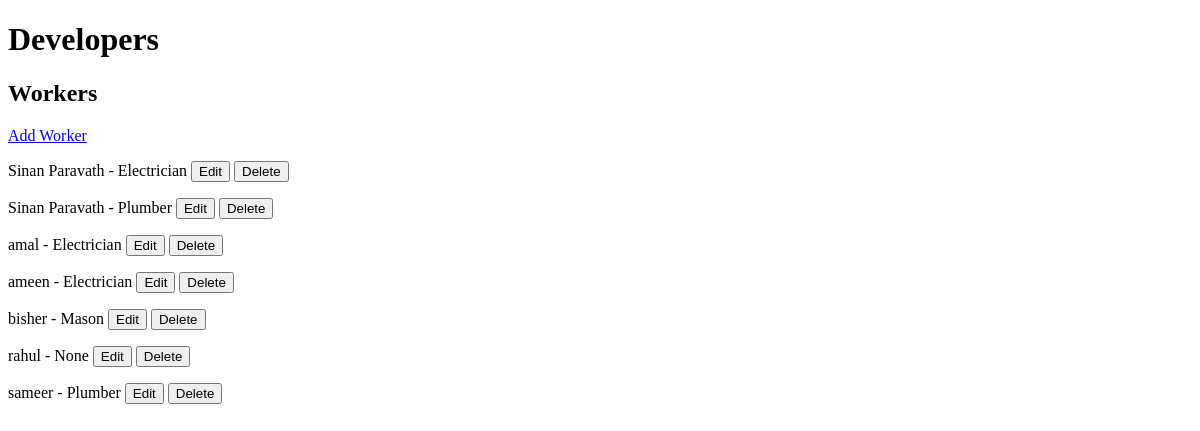
/workers/, run on an earlier commit of the app's database.
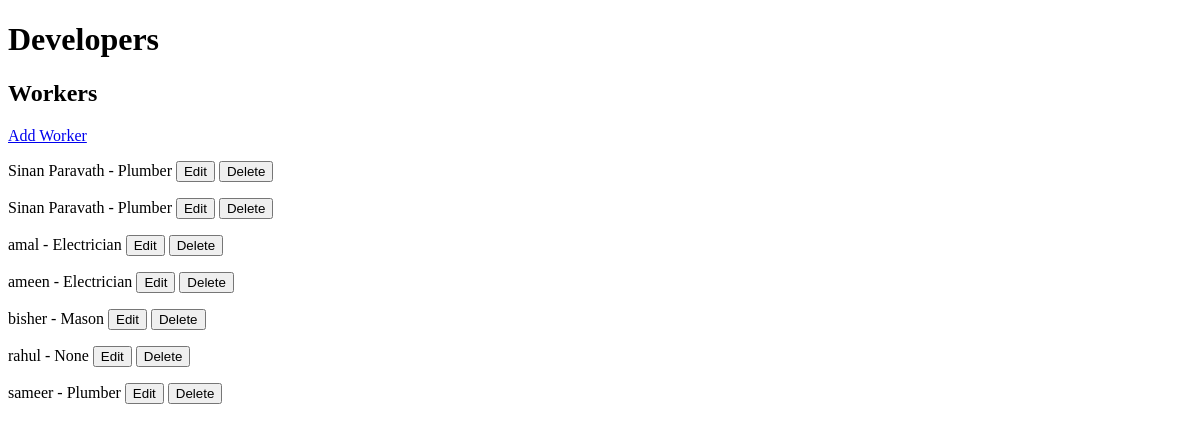
And on a later commit of the database.
### workers/models.py (models this page shows, shortened)
class Worker(models.Model):
    name = models.CharField(max_length=100)
    location = models.CharField(max_length=100)
    category = models.ForeignKey("Category", on_delete = models.CASCADE, blank=True, null=True)

class Category(models.Model):
    name = models.CharField(max_length=50)
    def __str__(self):
        return self.name

### workers/views.py (the view)
# urls.py: path('workers/',views.worker_list),
def worker_list(request):
    workers = Worker.objects.all()
    workers = Worker.objects.order_by("name")
    context = {
        "workers":workers,
        }
    return render(request, "workers/workers.html", context)

### workers/templates/workers/workers.html
{% extends "base.html" %}
{% block content %}
<h2>Workers</h2>
<p><a class="btn" href="{% url 'crud_worker' %}">Add Worker</a></p>
{% for worker in workers %}
	<p>{{ worker.name }} - {{ worker.category }}
		<a href="{% url 'edit_worker' worker.id %}"><button>Edit</button></a>
		<a href="{% url 'delete_worker' worker.id %}" onclick="return confirm('Are you sure you want to delete this worker?');"><button>Delete</button></a>
	</p>
{% empty %}
	<p>No workers yet.</p>
{% endfor %}
{% endblock %}

### workers/templates/base.html (shortened to what this page needs)
<!DOCTYPE html>
<html>
<head>
</head>
<body>
    <h1>Developers</h1>
    {% block content %}
    {% endblock %}
</body>
</html>

What changed in the data, as far as the page shows it:
changed Worker (number 1 of 7 on the later page): category "Electrician" → "Plumber"
